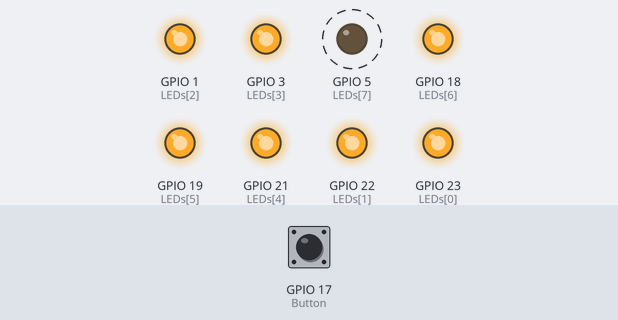
Bench run of a sketch on a simulated ESP32. On the bench: output pins drawn as LEDs (lit = HIGH). Dashed ring = blinking. Inputs (shaded band) come from the test bench; at power-on: GPIO 17 (Button) HIGH.

Above: at 2.8 s.
2.9 s: GPIO 17 (Button) pulled LOW for 3.2 s
At 3.7 s:
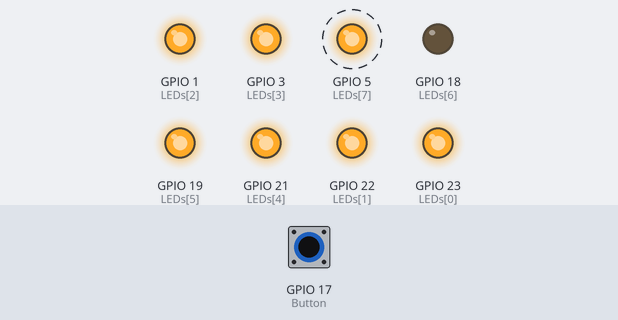
At 7.8 s:
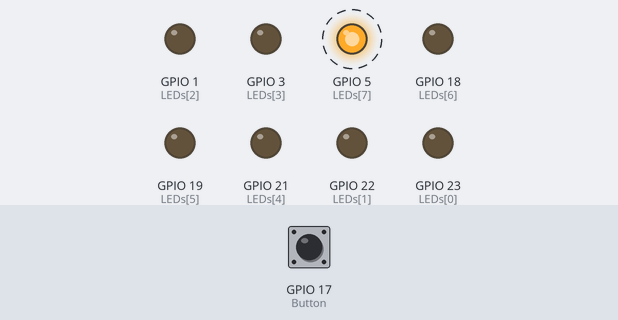
9.5 s: GPIO 17 (Button) pulled LOW for 1.2 s
At 27.8 s:
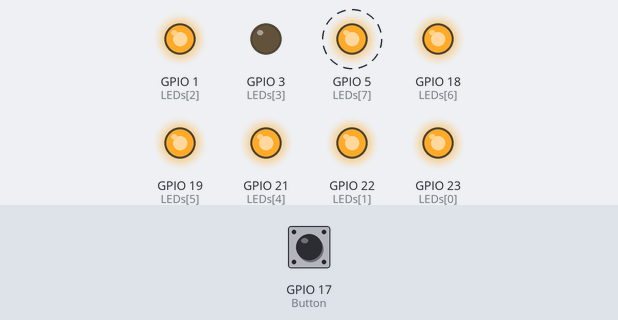
Timing chart, 0 to 36.5 s (numbered marks = the images above; inputs shaded):
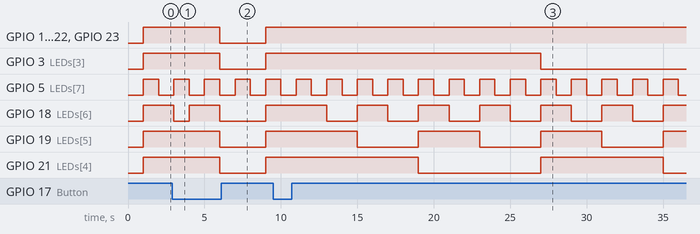

The sketch:

UpDown.ino
```cpp
/****************************************************************
 *                      BINARY UP/DOWN COUNTER
 *                      ======================
 *
 * In this program 8 LEDs are connected to port pins GPIO23,
 * GPIO22, GPIO1, GPIO3, GPIO21, GPIO19, GPIO18, and GPIO5
 * of the ESP32 Devkitc. In addition, a push-button switch
 * is conencte dto port pin 17. Normally the switch output is
 * at logic 0 and when the switch is pressed its output goes
 * to logic 1. The program normally counte up. When the switch
 * is pressed and held down then the program starts to count
 * down from its last value. The appropriate LEDs are turned
 * ON/OFF
 *
 *
 * Program: UpDown
 * Date   : July, 2017
 **************************************************************/
#define Button 17
#define UP 0
#define DOWN 1
int LEDs[] = {23, 22, 1, 3, 21, 19, 18, 5};
unsigned char Count = 0;
unsigned char Button_State;

//
// Set GPIO pins 23,22,1,3,21,19,18,5 as outputs and GPIO pin 17
// as input
//
void setup()
{
    unsigned char i;
    for(i=0; i < 8; i++)
    {
        pinMode(LEDs[i], OUTPUT);
    }
    pinMode(Button, INPUT);
}


//
// Turn ON the appropriate LED
//
void Display(unsigned char No, unsigned char L)
{
    unsigned char j, m, i;
    m = L - 1;
    for(i = 0; i < L; i++)
    {
      j = pow(2, m);
      digitalWrite(LEDs[i], (No & j));
      m--;
    }
}


//
// When teh button is not pressed increment Count every second
// and send Count to GPIO pins. When the button is pressed
// count down from the last value and send Count to GPIO pins
// Notice that the width is 8-bits (i.e. there are 8 LEDs)
//
void loop()
{
    Display(Count, 8);
    Button_State = digitalRead(Button);     // Read Button state
    if(Button_State == UP)                  // If UP count
    {
      if(Count == 255)
        Count = 0;                          // Reset Count
      else
        Count++;                            // Increment Count
    }
    else if(Button_State = DOWN)            // If DOWN count
    {
      if(Count == 0)
        Count = 255;                        // Reset Count
      else
        Count--;                            // Decreament Count
    }
    delay(1000);                            // Wait 1 second
}
```

Measured:
- after the input at 2.9 s, GPIO 1 (LEDs[2]), GPIO 3 (LEDs[3]), GPIO 22 (LEDs[1]), GPIO 23 (LEDs[0]): HIGH → LOW after 3.1 s, → HIGH 3.0 s later; GPIO 21 (LEDs[4]): HIGH → LOW after 3.1 s instead of 6.1 s
- after the input at 9.5 s, GPIO 3 (LEDs[3]): HIGH → LOW after 17.5 s instead of 15.5 s
- by itself, GPIO 5 (LEDs[7]): alternates HIGH for 1.0 s and LOW for 1.0 s
- by itself, GPIO 18 (LEDs[6]): alternates HIGH for 2.0 s and LOW for 2.0 s
- by itself, GPIO 19 (LEDs[5]): alternates HIGH for 4.0 s and LOW for 4.0 s
